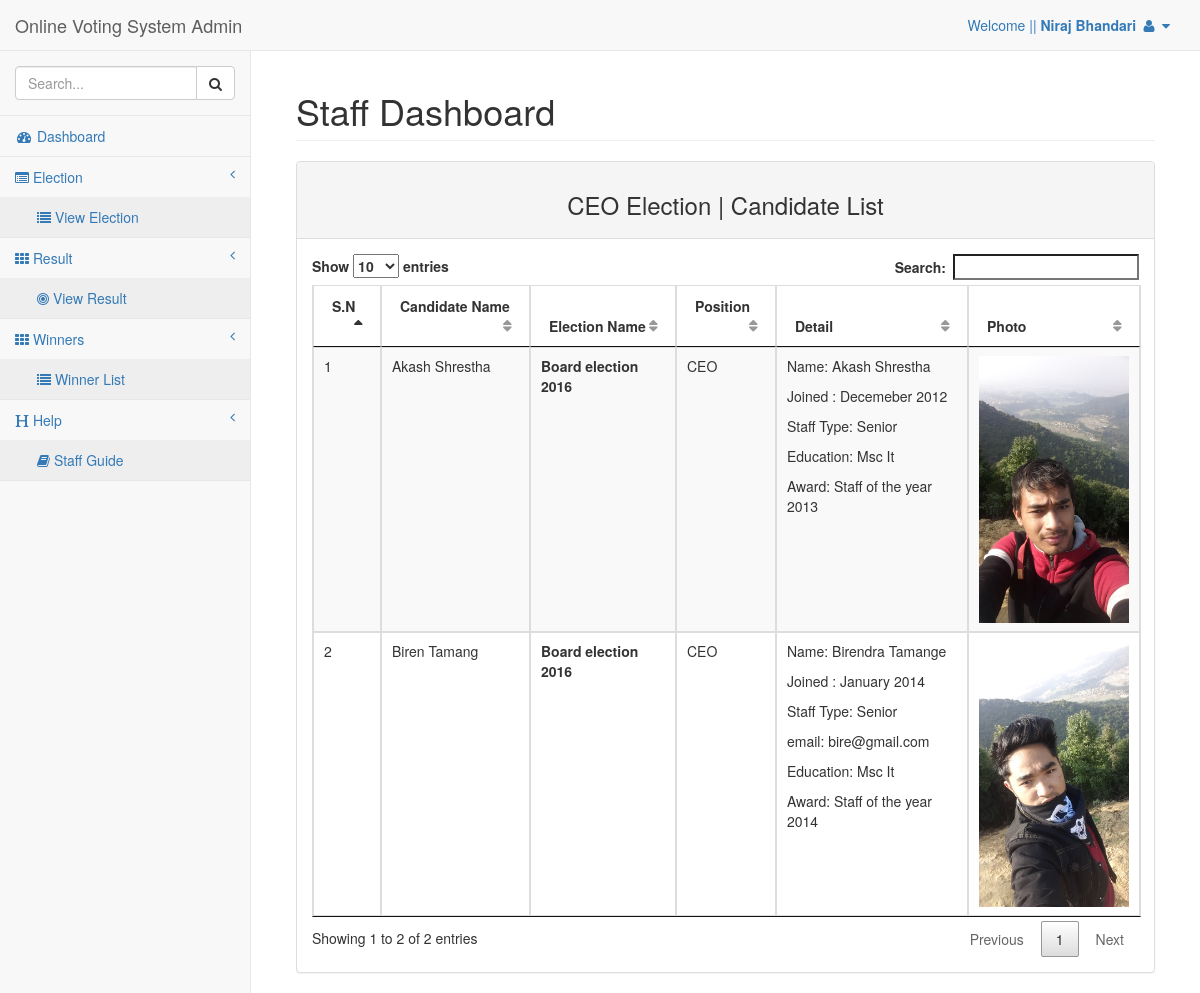
Screenshot of /view_candidate.php?id=4 (signed in) with the database file from the repository.
### tables this page shows
CREATE TABLE `tbl_election` (
  `Election_Id` int(11) NOT NULL,
  `Position` varchar(60) NOT NULL,
  `Detail` text,
  `Date` date NOT NULL,
  `Parent_Id` int(11) NOT NULL
);

CREATE TABLE `tbl_candidate` (
  `Candidate_Id` int(11) NOT NULL,
  `Name` varchar(60) NOT NULL,
  `Election_Id` int(11) NOT NULL,
  `Email` varchar(100) NOT NULL,
  `Detail` text,
  `Photo` varchar(255) NOT NULL,
  `Parent_Id` int(11) NOT NULL
);

CREATE TABLE `tbl_election_name` (
  `Id` int(11) NOT NULL,
  `Name` varchar(60) NOT NULL
);

### admin/class/election.php (called while the page is built, shortened)
<?php
require_once('database.php');
class Election extends database{
  function selectAllElection(){
    $sql = "Select * from tbl_election";
    return $this->select($sql);
  }
  function selectName(){
    $sql = "Select * from tbl_election_name ";
    return $this->select($sql);
  }
}
?>

### admin/class/database.php (called while the page is built, shortened)
<?php
 class Database {
 	var $conn;
 	function connect(){
 	 $this->conn = new mysqli('localhost','root','','db_election');
 	}
 	function select($sql){
 	 $res = $this->conn->query($sql);
 	 $data = array();
 	 if ($res->num_rows > 0) {
 	 	while ($sdata = $res->fetch_object()) {
 	 		array_push($data, $sdata);
 	 	}
 	 }
 	 return $data;
 	}
 }
?>

### admin/class/candidate.php (called while the page is built, shortened)
<?php
require_once('database.php');
 Class Candidate extends Database{
    function selectCandidateByElectionId(){
       $sql = "Select * from tbl_candidate where election_id ='$this->id' ";
    return $this->select($sql);
    }
 }
?>

### view_candidate.php (the view, shortened to what this page needs)
<?php
 require_once('include/header.php');
?>
<?php
if ($_GET['id']) {
require_once('admin/class/candidate.php');
 $candidate = new Candidate();
 $candidate->id = $_GET['id'];
 $canData = $candidate->selectCandidateByELectionId();
}
 require_once('admin/class/election.php');
 $election = new Election();
 $electName = $election->selectName();
 $electData = $election->selectAllElection();
?>
<div id="page-wrapper">
            <div class="container-fluid">
                <div class="row">
                    <div class="col-lg-12">
                        <h1 class="page-header">Staff Dashboard</h1>
                    </div>
                </div>
                 <div class="row">
                <div class="col-lg-12">
                    <div class="panel panel-default">
                        <div class="panel-heading" align="center">
                          <h3><?php echo $electData[0]->Position; ?> Election | Candidate List</h3>
                        </div>
                        <div class="panel-body">
                             <div class="dataTable_wrapper">
                                <table width="100%" class="table table-striped table-bordered table-hover" id="viewtable">
                                    <thead>
                                        <tr>
                                            <th>S.N</th>
                                            <th>Candidate Name</th>
                                            <th>Election Name</th>
                                            <th>Position</th>
                                            <th>Detail</th>
                                            <th>Photo</th>
                                        </tr>
                                    </thead>
                                    <tbody>
                                   <?php $i=1;
                                   foreach ($canData as $cd) { ?>
                                    <tr>
                                    <td><?php echo $i; ?></td>
                                      <td> <?php echo $cd->Name; ?></td>
                                      <td><b><?php  foreach ($electName as $en) {
                                            if ($en->Id == $cd->Parent_Id) {
                                                echo $en->Name;
                                            } }  ?></b></td>
                                      <td> <?php foreach ($electData as $ed) {
                                       if ($ed->Election_Id == $cd->Election_Id) {
                                         echo $ed->Position;
                                       }
                                      } ?></td>
                                      <td><?php echo $cd->Detail; ?></td>
                                       <td><img src="admin/images/<?php echo $cd->Photo; ?>" alt="<?php echo $cd->Name; ?>" width='150' ></td>
                                    </tr>
                                  <?php $i++;  }
                                   ?>
                                    </tbody>
                                </table>
                            </div>
                    </div>
                </div>
            </div>
            </div>
        </div>
<?php require_once "include/footer.php";?>

### rows the page displays
tbl_election: Position "CEO"
tbl_candidate: Name "Akash Shrestha", Detail "Name: Akash Shrestha Joined : Decemeber 2012 Staff Type: Senior Education: Msc It Award: Staff of the year 2013", Photo (picture)
tbl_election_name: Name "Board election 2016"
tbl_candidate: Name "Biren Tamang", Detail "Name: Birendra Tamange Joined : January 2014 Staff Type: Senior email: bire@gmail.com Education: Msc It Award: Staff of the year 2014", Photo (picture)

### other values shown
$_SESSION ['name'] "Niraj Bhandari"
